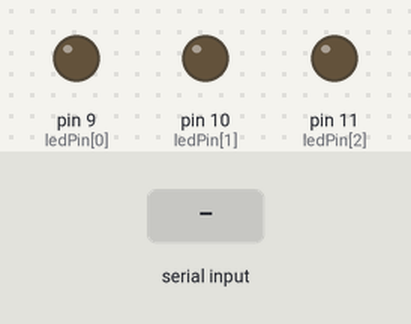
Simulated run of this sketch. Board: Arduino Uno, built with avr-gcc and run on an emulated ATmega328P. Shown: output pins drawn as LEDs (lit = HIGH). The inputs (shaded band) are chosen by the test bench.

Above: at 1.2 s.
1.3 s: "r" received over Serial
At 2.1 s:
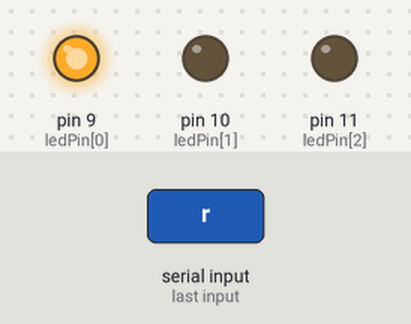
2.8 s: "g" received over Serial
At 3.3 s:
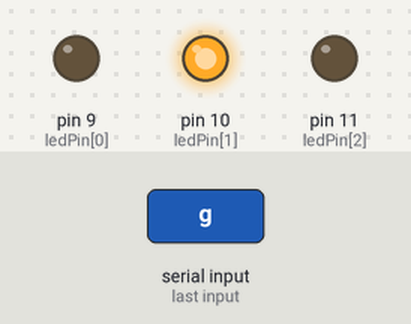
4.3 s: "b" received over Serial
At 5.6 s:
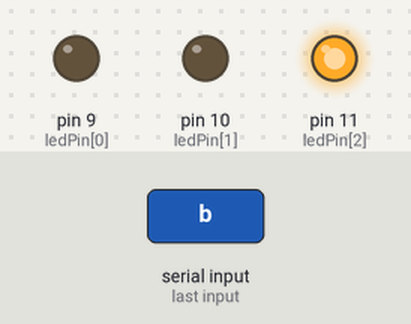
Timing chart, 0 to 7.3 s (numbered marks = the images above; inputs shaded):
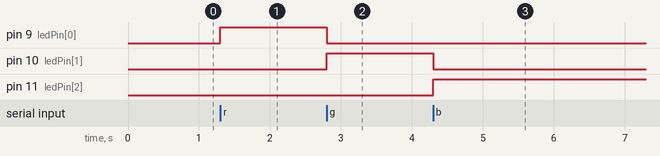

Measured:
- after the input at 1.3 s, pin 9 (ledPin[0]): LOW → HIGH at once
- after the input at 2.8 s, pin 9 (ledPin[0]): HIGH → LOW at once; pin 10 (ledPin[1]): LOW → HIGH at once
- after the input at 4.3 s, pin 10 (ledPin[1]): HIGH → LOW at once; pin 11 (ledPin[2]): LOW → HIGH at once

The sketch:

339lab2_0_g4.ino
```cpp
/*
Authors:
  Vincent Aucoin [261055005]
  Didar Sedghi [261002363]
Date:
  2025-01-21
Rights:
  Copy of 'receiveAsingleCharacter.ino' by Robert Turner.
*/


//-------------- Instructions ----------------\\

/*
Control an RGB LED with Serial input commands.

We use the following pin assignments:
  pin 9 - red,
  pin 10 - green,
  pin 11 - blue.

Arduino Read:

Arduino Write:
*/


//-------------- Initialization --------------\\
// Pins connected to LEDs
int ledPin[] = {9, 10, 11};
// New serial data flag
bool newData = false;
// Data character
char receivedChar;


//----------------- Functions ----------------//
void setup() {
  // Start Serial COM with a baudrate of 115200
  Serial.begin(115200);

  // Set all LED pins to OUTPUT mode
  int ledPinLength = sizeof(ledPin)/sizeof(int);
  for(int i = 0; i < ledPinLength; i++) pinMode(ledPin[i], OUTPUT);
}


void recvOneChar(){
  if (Serial.available() > 0) {
    receivedChar = Serial.read();
    newData = true;
  }
}


void lightLED(){
  if (newData == true) {
    if (receivedChar == 'r') {
      digitalWrite(ledPin[0], HIGH);
      digitalWrite(ledPin[1], LOW);
      digitalWrite(ledPin[2], LOW);
    }
    else if (receivedChar == 'g') {
      digitalWrite(ledPin[0], LOW);
      digitalWrite(ledPin[1], HIGH);
      digitalWrite(ledPin[2], LOW);
    }
    else if (receivedChar == 'b') {
      digitalWrite(ledPin[0], LOW);
      digitalWrite(ledPin[1], LOW);
      digitalWrite(ledPin[2], HIGH);
    }
    newData = false;
  }
}


//----------------- Main Loop ----------------//
void loop() {
  // Attempt to retreive a character from the Serial line
  recvOneChar();
  // Change LED output according to new Serial data
  lightLED();

}
```
